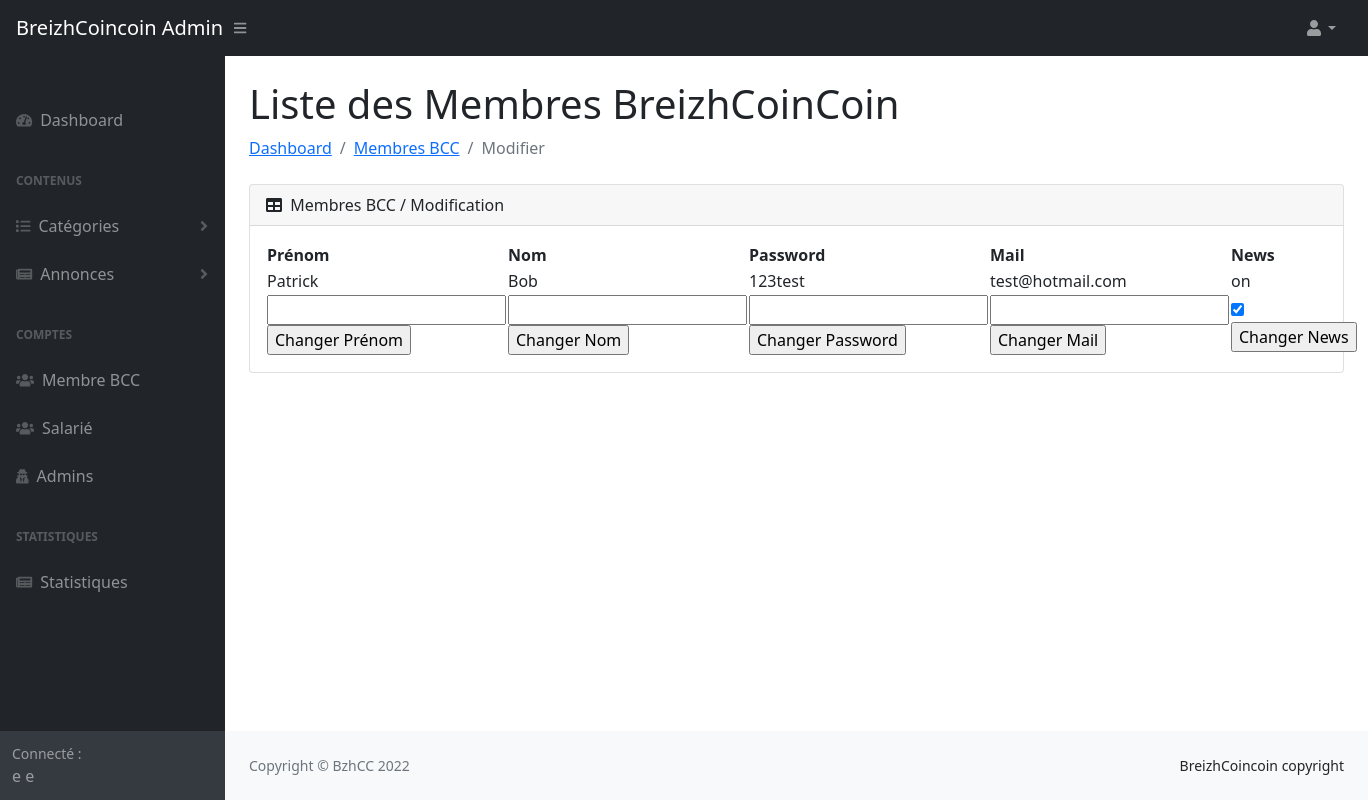
Screenshot of /manager/membrebcc_modifier.php?id=7 (signed in) with the database file from the repository.
### tables this page shows
CREATE TABLE `membre` (
  `id` int(11) NOT NULL,
  `prenom` varchar(20) NOT NULL,
  `nom` varchar(20) NOT NULL,
  `password` varchar(20) NOT NULL,
  `mail` varchar(50) NOT NULL,
  `news` varchar(5) DEFAULT NULL,
  `rang` int(1) NOT NULL
);

### manager/membrebcc_modifier.php (the view, shortened to what this page needs)
<?php
    include("inc/top.php");
?>
    <main>
        <div class="container-fluid px-4">
        <h1 class="mt-4">Liste des Membres BreizhCoinCoin</h1>
        <ol class="breadcrumb mb-4">
            <li class="breadcrumb-item"><a href="index.php">Dashboard</a></li>
            <li class="breadcrumb-item active"><a href="list_membrebcc.php">Membres BCC</a></li>
            <li class="breadcrumb-item active">Modifier</li>
        </ol>
            <div class="card mb-4">
                <div class="card-header">
                    <i class="fas fa-table me-1"></i>
                        Membres BCC / Modification
                </div>
                <div class="card-body">
                    <?php
                        $serveur = "localhost";
                        $login = "root";
                        $pass = "root";
                        $idmodif=$_GET['id'];
                        try{
                            $conn = new PDO("mysql:host=$serveur;dbname=cours", $login, $pass);
                            $conn -> setAttribute(PDO::ATTR_ERRMODE, PDO::ERRMODE_EXCEPTION);
                            $stmt= "SELECT prenom,nom,password,mail,news FROM membre WHERE id= $idmodif";
                            echo "<table id='datatablesSimple'>";
                                echo "<thead>";
                                    echo "  <tr>
                                                <td>
                                                    <b>Prénom</b>
                                                </td>
                                                <td>
                                                    <b>Nom</b>
                                                </td>
                                                <td>
                                                    <b>Password</b>
                                                </td>
                                                <td>
                                                    <b>Mail</b>
                                                </td>
                                                <td>
                                                    <b>News</b>
                                                </td>
                                            </tr>";
                                    echo "</thead>";
                                echo "<tbody><tr>";
                                    foreach($conn->query($stmt) as $row){
                                        echo "<td>" . $row['prenom'] . "</td>";
                                        echo "<td>" . $row['nom'] . "</td>";
                                        echo "<td>" . $row['password'] . "</td>";
                                        echo "<td>" . $row['mail'] . "</td>";
                                        echo "<td>" . $row['news'] . "</td>";
                                        echo "<tr><td>
                                                <form method='POST' action='membrebcc_modifierprenom1.php?num=$idmodif'>
                                                    <input type = 'text' name = 'prenom' id = 'prenom' required='required'><br>
                                                    <input type='submit' name='changernom' value='Changer Prénom'>
                                                </form>
                                            </td>";
                                            echo "<td>
                                            <form method='POST' action='membrebcc_modifiernom1.php?num=$idmodif'>
                                                <input type = 'text' name = 'nom' id = 'nom' required='required'><br>
                                                <input type='submit' name='changernom' value='Changer Nom'>
                                            </form>
                                        </td>";
                                        echo "<td>
                                                <form method='POST' action='membrebcc_modifierpassword1.php?num=$idmodif'>
                                                    <input type = 'text' name = 'password' id = 'password' required='required'><br>
                                                    <input type='submit' name='changerpassword' value='Changer Password'>
                                                </form>
                                            </td>";
                                            echo "<td>
                                            <form method='POST' action='membrebcc_modifiermail1.php?num=$idmodif'>
                                                <input type = 'mail' name = 'mail' id = 'mail' required='required'><br>
                                                <input type='submit' name='changermail' value='Changer Mail'>
                                            </form>
                                        </td>";
                                            echo "<td>
                                            <form method='POST' action='membrebcc_modifiernews1.php?num=$idmodif'>
                                                <input type = 'checkbox' name = 'news' id = 'news' checked><br>
                                                <input type='submit' name='changernews' value='Changer News'>
                                            </form>
                                        </td></tr>";
                                    }
                                echo "</tbody>";
                            echo "</table>";
                        }catch (PDOException $e){
                            echo 'Echec : ' .$e->getMessage();
                        }
                    ?>
                </div>
            </div>
        </div>
    </main>
<?php
include("inc/bottom.php");
?>

### rows the page displays
membre: prenom "Patrick", nom "Bob", password "123test", mail "test@hotmail.com", news "on"

### other values shown
$_SESSION['prenom'] "e"
$_SESSION['nom'] "e"
